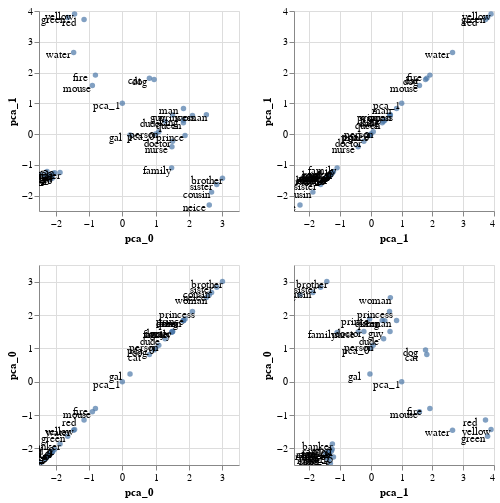

Notebook cell for this chart:
### Markdown cell above
Note that we also offer the ability to add a few random embeddings. This can be a useful sanity check.

### Code cell
from whatlies.transformers import AddRandom

(emb
 .transform(AddRandom(n=10, sigma=0.1))
 .transform(Pca(2))
 .plot_interactive_matrix('pca_0', 'pca_1', annot=True, width=200, height=200))

### Figure 1 — Vega-Lite specification as saved in the notebook (floating-point values rounded to 4 significant figures)
{"config": {"view": {"continuousWidth": 400, "continuousHeight": 300}}, "repeat": {"column": ["pca_0", "pca_1"], "row": ["pca_1", "pca_0"]}, "spec": {"layer": [{"mark": "circle", "encoding": {"text": {"type": "nominal", "field": "original"}, "tooltip": [{"type": "nominal", "field": "name"}, {"type": "nominal", "field": "original"}], "x": {"type": "quantitative", "field": {"repeat": "column"}}, "y": {"type": "quantitative", "field": {"repeat": "row"}}}, "selection": {"selector024": {"type": "interval", "bind": "scales", "encodings": ["x", "y"]}}}, {"mark": {"type": "text", "color": "black", "dx": -15, "dy": 3}, "encoding": {"text": {"type": "nominal", "field": "original"}, "tooltip": [{"type": "nominal", "field": "name"}, {"type": "nominal", "field": "original"}], "x": {"type": "quantitative", "field": {"repeat": "column"}}, "y": {"type": "quantitative", "field": {"repeat": "row"}}}}], "data": {"name": "data-7169074577b96eef4cd05ee0e5fabea3"}, "height": 200, "width": 200}, "$schema": "https://vega.github.io/schema/vega-lite/v4.0.2.json", "datasets": {"data-7169074577b96eef4cd05ee0e5fabea3": [{"pca_0": 1.881, "pca_1": -0.04418, "name": "Emb.pca_2()[prince]", "original": "prince"}, {"pca_0": 2.103, "pca_1": 0.6051, "name": "Emb.pca_2()[princess]", "original": "princess"}, {"pca_0": 1.487, "pca_1": -0.415, "name": "Emb.pca_2()[nurse]", "original": "nurse"}, {"pca_0": 1.506, "pca_1": -0.2294, "name": "Emb.pca_2()[doctor]", "original": "doctor"}, {"pca_0": -1.869, "pca_1": -1.252, "name": "Emb.pca_2()[banker]", "original": "banker"}, {"pca_0": 1.835, "pca_1": 0.8339, "name": "Emb.pca_2()[man]", "original": "man"}, {"pca_0": 2.521, "pca_1": 0.6318, "name": "Emb.pca_2()[woman]", "original": "woman"}, {"pca_0": 2.678, "pca_1": -1.886, "name": "Emb.pca_2()[cousin]", "original": "cousin"}, {"pca_0": 2.607, "pca_1": -2.305, "name": "Emb.pca_2()[neice]", "original": "neice"}, {"pca_0": 1.828, "pca_1": 0.4522, "name": "Emb.pca_2()[king]", "original": "king"}, {"pca_0": 1.833, "pca_1": 0.3684, "name": "Emb.pca_2()[queen]", "original": "queen"}, {"pca_0": 1.285, "pca_1": 0.4129, "name": "Emb.pca_2()[dude]", "original": "dude"}, {"pca_0": 1.507, "pca_1": 0.6207, "name": "Emb.pca_2()[guy]", "original": "guy"}, {"pca_0": 0.231, "pca_1": -0.03147, "name": "Emb.pca_2()[gal]", "original": "gal"}, {"pca_0": -0.8071, "pca_1": 1.916, "name": "Emb.pca_2()[fire]", "original": "fire"}, {"pca_0": 0.9535, "pca_1": 1.775, "name": "Emb.pca_2()[dog]", "original": "dog"}, {"pca_0": 0.8127, "pca_1": 1.816, "name": "Emb.pca_2()[cat]", "original": "cat"}, {"pca_0": -0.8992, "pca_1": 1.577, "name": "Emb.pca_2()[mouse]", "original": "mouse"}, {"pca_0": -1.148, "pca_1": 3.724, "name": "Emb.pca_2()[red]", "original": "red"}, {"pca_0": -2.17, "pca_1": -1.356, "name": "Emb.pca_2()[bluee]", "original": "bluee"}, {"pca_0": -1.638, "pca_1": 3.792, "name": "Emb.pca_2()[green]", "original": "green"}, {"pca_0": -1.433, "pca_1": 3.904, "name": "Emb.pca_2()[yellow]", "original": "yellow"}, {"pca_0": -1.461, "pca_1": 2.652, "name": "Emb.pca_2()[water]", "original": "water"}, {"pca_0": 1.094, "pca_1": 0.07491, "name": "Emb.pca_2()[person]", "original": "person"}, {"pca_0": 1.479, "pca_1": -1.098, "name": "Emb.pca_2()[family]", "original": "family"}, {"pca_0": 3.004, "pca_1": -1.433, "name": "Emb.pca_2()[brother]", "original": "brother"}, {"pca_0": 2.833, "pca_1": -1.637, "name": "Emb.pca_2()[sister]", "original": "sister"}, {"pca_0": -2.103, "pca_1": -1.437, "name": "Emb.pca_2()[rand_0]", "original": "rand_0"}, {"pca_0": -2.3, "pca_1": -1.414, "name": "Emb.pca_2()[rand_1]", "original": "rand_1"}, {"pca_0": -2.03, "pca_1": -1.26, "name": "Emb.pca_2()[rand_2]", "original": "rand_2"}, {"pca_0": -2.217, "pca_1": -1.348, "name": "Emb.pca_2()[rand_3]", "original": "rand_3"}, {"pca_0": -2.108, "pca_1": -1.363, "name": "Emb.pca_2()[rand_4]", "original": "rand_4"}, {"pca_0": -2.259, "pca_1": -1.218, "name": "Emb.pca_2()[rand_5]", "original": "rand_5"}, {"pca_0": -2.177, "pca_1": -1.469, "name": "Emb.pca_2()[rand_6]", "original": "rand_6"}, {"pca_0": -2.328, "pca_1": -1.357, "name": "Emb.pca_2()[rand_7]", "original": "rand_7"}, {"pca_0": -2.447, "pca_1": -1.317, "name": "Emb.pca_2()[rand_8]", "original": "rand_8"}, {"pca_0": -2.084, "pca_1": -1.284, "name": "Emb.pca_2()[rand_9]", "original": "rand_9"}, {"pca_0": 1.0, "pca_1": 0.0, "name": "Emb.pca_2()[pca_0]", "original": "pca_0"}, {"pca_0": 0.0, "pca_1": 1.0, "name": "Emb.pca_2()[pca_1]", "original": "pca_1"}]}}
